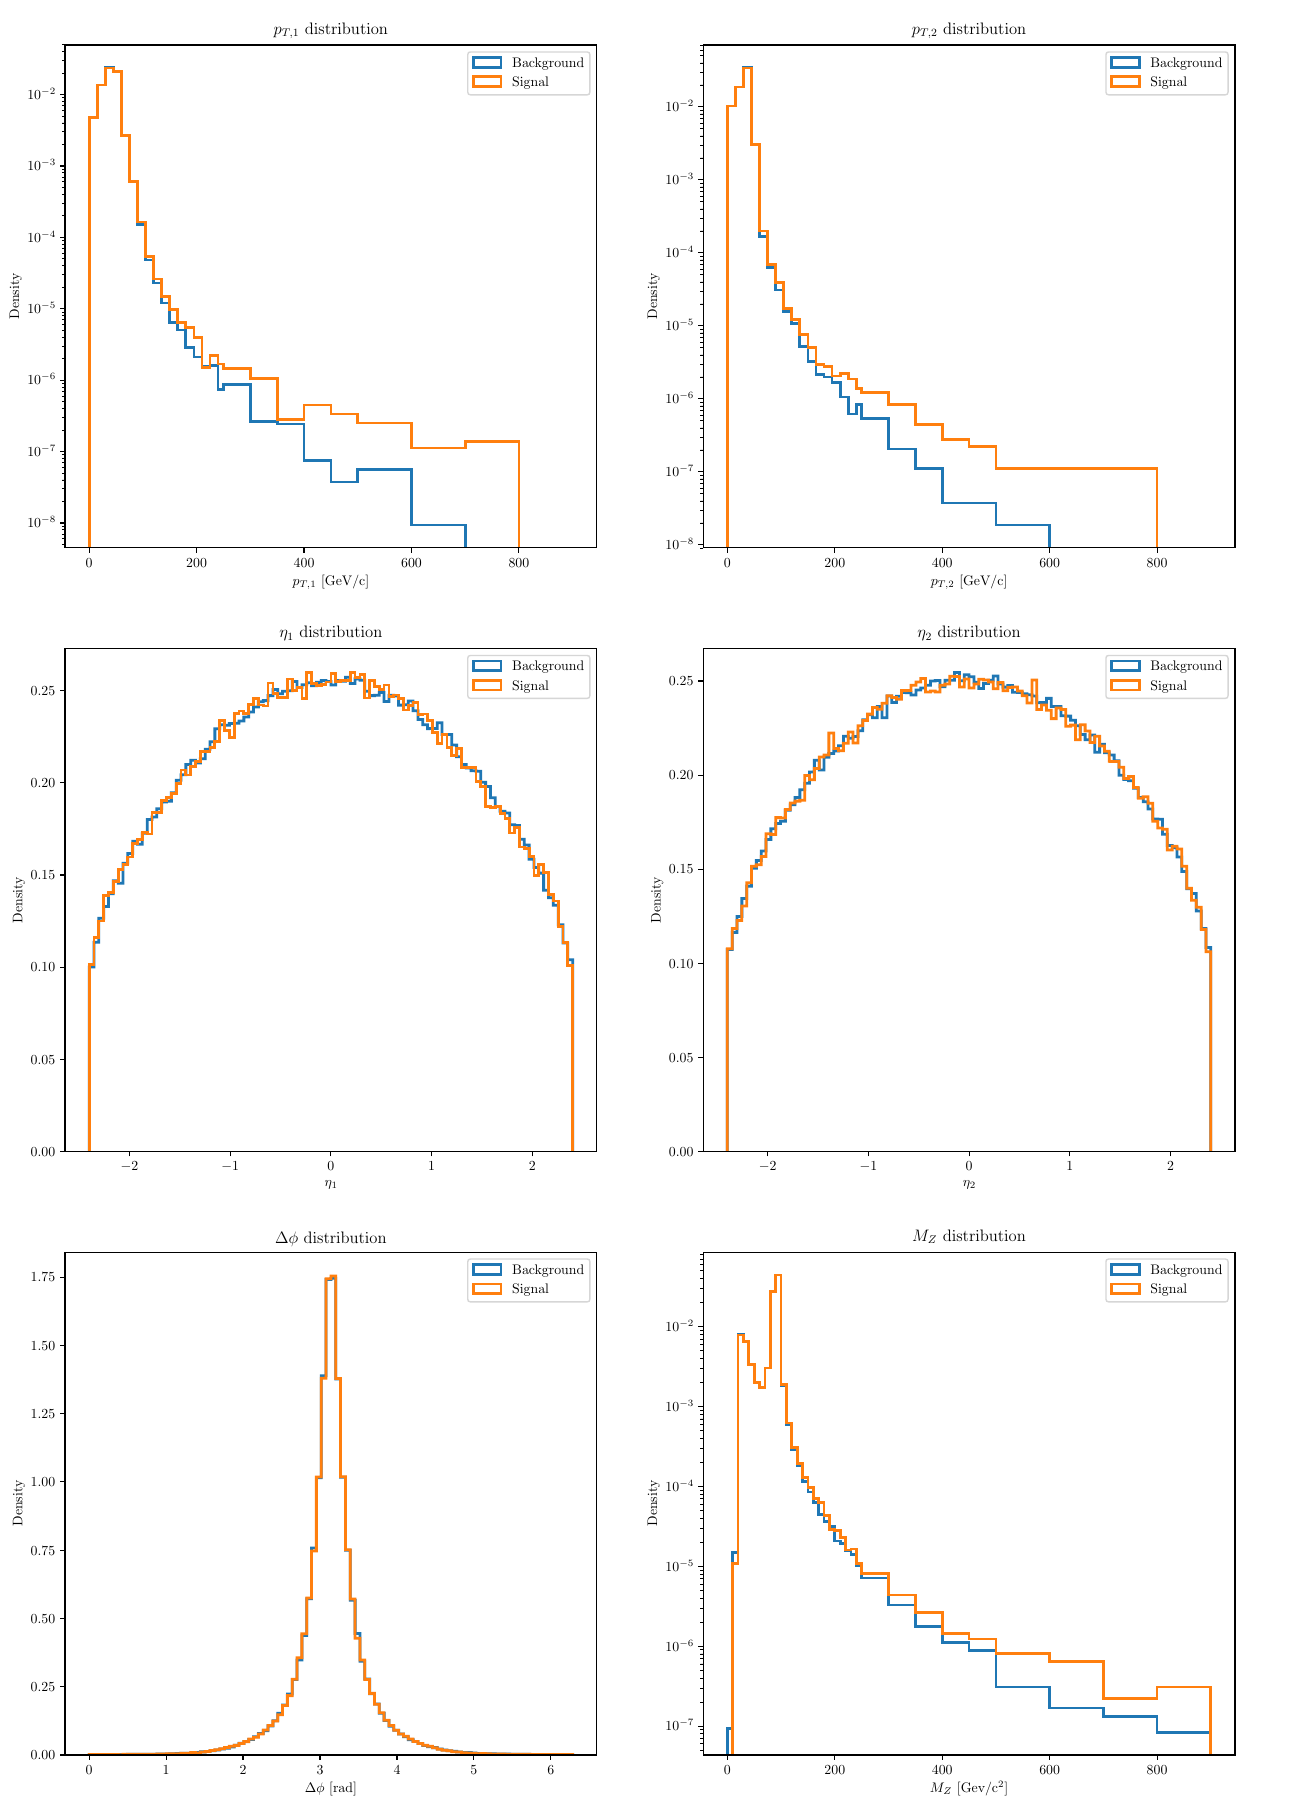

Here is the Python script that generated this plot:
import matplotlib.pyplot as plt
import numpy as np
import sys
import os
import random
import datetime
import h5py


fontsize=13


INPUT_PATH_BKG = './Z_5D_DATA/EFT_YW06/bkg/'
INPUT_PATH_SIG = './Z_5D_DATA/EFT_YW06/sig/'

N_Sig = 16000
N_Bkg = 1600000
nbins = 50


for i in range(150):
    if i==0:
        filename = 'EFT_YW06_bkg_' + str(i) + '.h5'
        f = h5py.File(INPUT_PATH_BKG + filename, "r")
        test_Bkg = np.array(f.get('HLF'))
        print(test_Bkg)
        test_All_Bkg = test_Bkg
        f.close()
    if i!=0:
        filename = 'EFT_YW06_bkg_' + str(i) + '.h5'
        f = h5py.File(INPUT_PATH_BKG + filename, "r")
        test_Bkg = np.array(f.get('HLF'))
        test_All_Bkg = np.concatenate((test_All_Bkg,test_Bkg), axis=0)
        f.close()

for i in range(50):
    if i==0:
        filename = 'EFT_YW06_sig_' + str(i) + '.h5'
        f = h5py.File(INPUT_PATH_SIG + filename, "r")
        test_Sig = np.array(f.get('HLF'))
        test_All_Sig = test_Sig
        f.close()
    if i!=0:
        filename = 'EFT_YW06_sig_' + str(i) + '.h5'
        f = h5py.File(INPUT_PATH_SIG + filename, "r")
        test_Sig = np.array(f.get('HLF'))
        test_All_Sig = np.concatenate((test_All_Sig,test_Sig), axis=0)
        f.close()


plt.rc('text', usetex=True)
plt.rc('font', family='serif')

pt_bins = np.concatenate((np.arange(0,250,15), np.arange(250,500,50)), axis=0)
pt_bins = np.concatenate((pt_bins, np.arange(500,1000,100)), axis=0)
mass_bins = np.concatenate((np.arange(0,250,10), np.arange(250,500,50)), axis=0)
mass_bins = np.concatenate((mass_bins, np.arange(500,1000,100)), axis=0)

fig = plt.figure(figsize=(13, 18))
plt.clf()
fig.clf()

plt.subplot(3,2,1)
plt.title('$p_{T,1}$ distribution', fontsize=fontsize)
plt.xlabel('$p_{T,1}$ [GeV/c]', fontsize=fontsize)
plt.ylabel('Density', fontsize=fontsize)
plt.yscale('log')
plt.hist(test_All_Bkg[:,0], bins=pt_bins, range=(0,1000), histtype='step', linewidth=2, density=True, label='Background')
plt.hist(test_All_Sig[:,0], bins=pt_bins, range=(0,1000), histtype='step', linewidth=2, density=True, label='Signal')
plt.legend(fontsize=fontsize)

plt.subplot(3,2,2)
plt.title('$p_{T,2}$ distribution', fontsize=fontsize)
plt.xlabel('$p_{T,2}$ [GeV/c]', fontsize=fontsize)
plt.ylabel('Density', fontsize=fontsize)
plt.yscale('log')
plt.hist(test_All_Bkg[:,1], bins=pt_bins, range=(0,1000), histtype='step', linewidth=2, density=True, label='Background')
plt.hist(test_All_Sig[:,1], bins=pt_bins, range=(0,1000), histtype='step', linewidth=2, density=True, label='Signal')
plt.legend(fontsize=fontsize)

plt.subplot(3,2,3)
plt.title('$\eta_{1}$ distribution', fontsize=fontsize)
plt.xlabel('$\eta_{1}$', fontsize=fontsize)
plt.ylabel('Density', fontsize=fontsize)
plt.hist(test_All_Bkg[:,2], bins=100, histtype='step', linewidth=2, density=True, label='Background')
plt.hist(test_All_Sig[:,2], bins=100, histtype='step', linewidth=2, density=True, label='Signal')
plt.legend(fontsize=fontsize)

plt.subplot(3,2,4)
plt.title('$\eta_{2}$ distribution', fontsize=fontsize)
plt.xlabel('$\eta_{2}$', fontsize=fontsize)
plt.ylabel('Density', fontsize=fontsize)
plt.hist(test_All_Bkg[:,3], bins=100, histtype='step', linewidth=2, density=True, label='Background')
plt.hist(test_All_Sig[:,3], bins=100, histtype='step', linewidth=2, density=True, label='Signal')
plt.legend(fontsize=fontsize)

plt.subplot(3,2,5)
plt.title('$\Delta \phi$ distribution', fontsize=fontsize)
plt.xlabel('$\Delta \phi$ [rad]', fontsize=fontsize)
plt.ylabel('Density', fontsize=fontsize)
plt.hist(test_All_Bkg[:,4], bins=100, histtype='step', linewidth=2, density=True, label='Background')
plt.hist(test_All_Sig[:,4], bins=100, histtype='step', linewidth=2, density=True, label='Signal')
plt.legend(fontsize=fontsize)

plt.subplot(3,2,6)
plt.title('$M_{Z}$ distribution', fontsize=fontsize)
plt.xlabel('$M_{Z}$ [GeV/c$^2$]', fontsize=fontsize)
plt.ylabel('Density', fontsize=fontsize)
plt.yscale('log')
plt.hist(test_All_Bkg[:,5], bins=mass_bins, range=(0,500), histtype='step', linewidth=2, density=True, label='Background')
plt.hist(test_All_Sig[:,5], bins=mass_bins, range=(0,500), histtype='step', linewidth=2, density=True, label='Signal')
plt.legend(fontsize=fontsize)

fig.subplots_adjust(left = 0.05,right = 0.95,bottom = 0.035,top = 0.975)
fig.savefig('./Python/Z/features_EFT_YW06.pdf')

plt.show()
plt.clf()
fig.clf()
